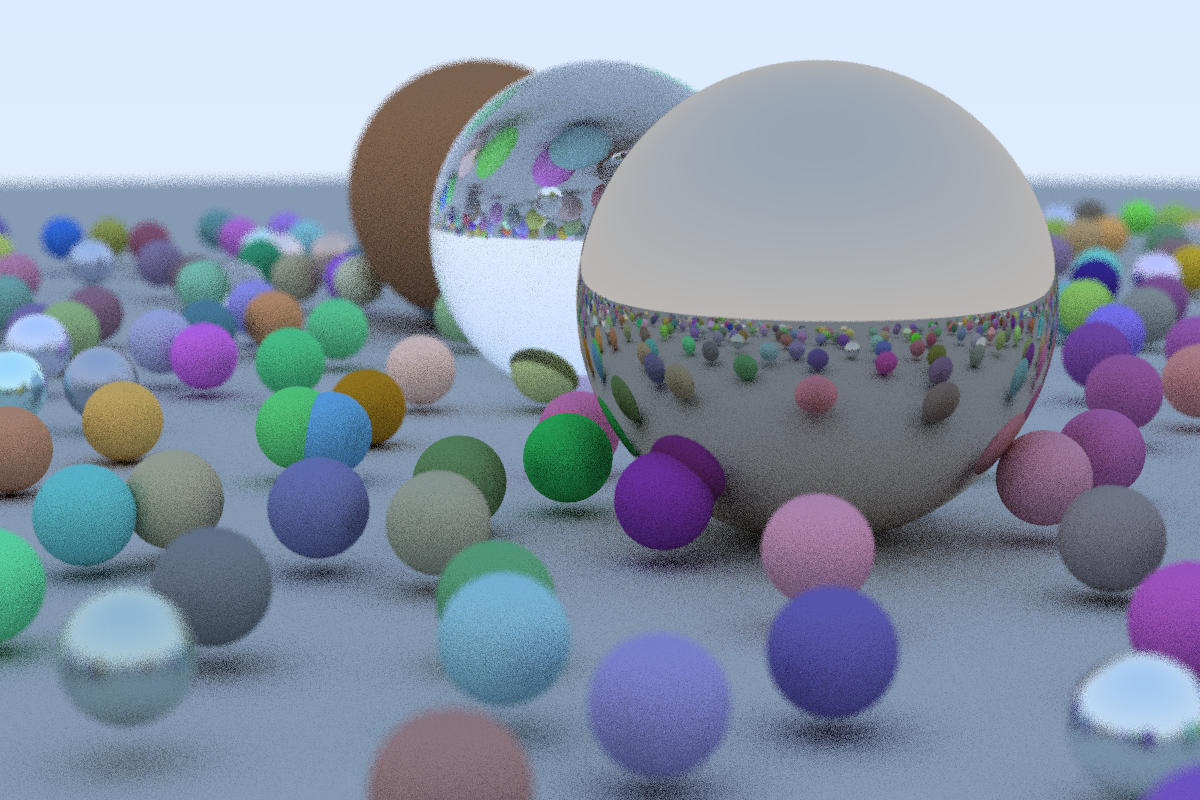

Generate this figure with Python:
from __future__ import division
import numpy as np
import imageio
import sys
sys.path.append('../engine/')
from surface import SurfaceAssembly, Sphere
from material import Lambertian, Metal, Dielectric
from camera import Camera
from rendering import render_image


def main():

    # image dimensions (pixel)
    nx = 1200
    ny =  800

    # number of samples for anti-aliasing
    ns = 10

    # define camera
    lookfrom = np.array([13., 2., 3.])
    lookat = np.zeros(3)
    vfov = np.pi/9
    aperture = 0.1
    focus_dist = 10.0
    cam = Camera(lookfrom, lookat, np.array([0., 1., 0.]), vfov, nx / ny, aperture, focus_dist)

    # define scene geometry
    scene = SurfaceAssembly()
    # three large spheres
    scene.add_object(Sphere(np.array([ 4., 1., 0.]), 1.0, Metal(np.array([0.7, 0.6, 0.5]), 0.)))
    scene.add_object(Sphere(np.array([ 0., 1., 0.]), 1.0, Dielectric(1.5)))
    scene.add_object(Sphere(np.array([-4., 1., 0.]), 1.0, Lambertian(np.array([0.4, 0.2, 0.1]))))
    # smaller spheres with random parameters
    for a in range(-11, 12):
        for b in range(-11, 12):
            center = np.array([a + 0.9*np.random.rand(), 0.2 + 0.1*np.random.rand(), b + 0.9*np.random.rand()])
            # random choice between diffusive, metal or dielectric (glass)
            choose_mat = np.random.choice(3, p=[0.8, 0.15, 0.05])
            if choose_mat == 0:
                # diffusive
                scene.add_object(Sphere(center, 0.2, Lambertian(np.random.triangular(0., 0.2, 1., size=3))))
            elif choose_mat == 1:
                # metal
                scene.add_object(Sphere(center, 0.2, Metal(0.5*(1 + np.random.rand(3)), 0.5*np.random.rand())))
            else:
                # dielectric (glass)
                scene.add_object(Sphere(center, 0.2, Dielectric(1.5)))
    # huge sphere imitating ground floor
    scene.add_object(Sphere(np.array([0., -1000., 0.]), 1000., Lambertian(np.array([0.5, 0.5, 0.5]))))

    # render image
    im = render_image(nx, ny, ns, scene, cam)

    imageio.imwrite('random_scene.png', im.transpose((1, 0, 2)))


if __name__ == '__main__':
    main()
